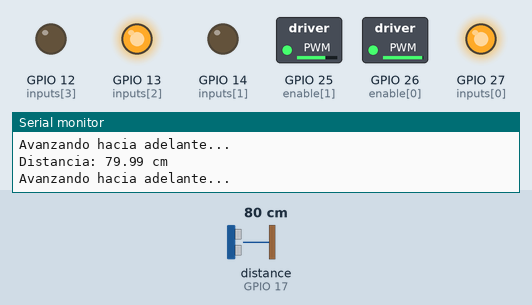
Simulated run of this sketch. Board: ESP32. Shown: switched loads named in the sketch (green lamp = pin HIGH), output pins drawn as LEDs (lit = HIGH), the last lines printed to the serial monitor. Wiring (inferred from the names in the program): ultrasonic range finder: trigger GPIO 16; echo GPIO 17. The test bench sets the inputs (shaded band); at power-on: distance to the obstacle (sensor on GPIO 17) 80 cm. The echo pulse lasts 58.3 µs per cm; pins used as bus, display or sensor lines are not drawn.

Above: at 1.2 s.
1.3 s: distance to the obstacle (sensor on GPIO 17) set to 45 cm
2.8 s: distance to the obstacle (sensor on GPIO 17) set to 37 cm
At 2.9 s:
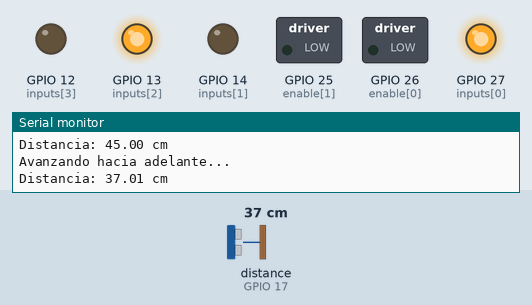
At 4.0 s:
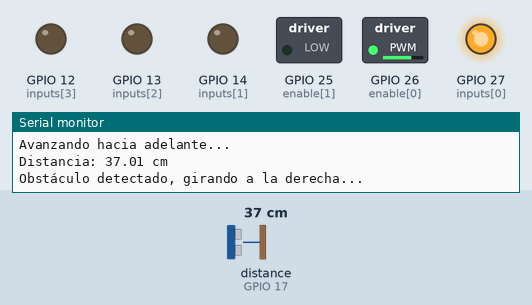
Timing chart, 0 to 5.8 s (numbered marks = the images above; inputs shaded):
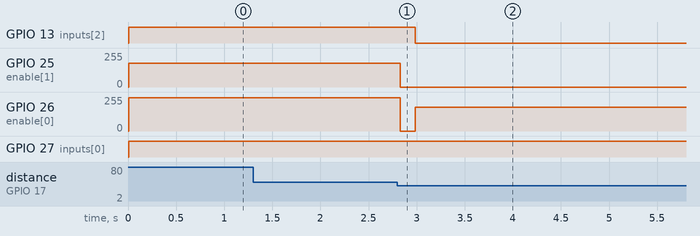

The sketch:

mi-carrito.ino
```cpp
// Definir los pines del sensor HC-SR04
const int trigPin = 16; // Pin de Trigger
const int echoPin = 17; // Pin de Echo

// Definir los pines del carro
const int enable[2] = {26, 25}; // Pines Enable A y B
const int inputs[4] = {27, 14, 13, 12}; // Pines IN1, IN2, IN3, IN4

// Matriz de movimientos: {IN1, IN2, IN3, IN4}
const int movimientos[][4] = {
{HIGH, LOW, HIGH, LOW}, // Avanzar adelante
{LOW, HIGH, LOW, HIGH}, // Avanzar atrás
{LOW, LOW, HIGH, LOW}, // Girar izquierda
{HIGH, LOW, LOW, LOW}, // Girar derecha
};

// Matriz de velocidades: {Motor A, Motor B}
const int velocidades[][2] = {
{250, 180}, // Máxima velocidad (adelante)
{200, 200}, // Media velocidad (atrás)
{0, 180}, // Izquierda
{180, 0}, // Derecha
};

// Distancia mínima para detectar un obstáculo
const int distanciaSegura = 40; // En centímetros

// Función para detener los motores
void detenerMotores(int tiempo = 0) {
for (int i = 0; i < 2; i++) analogWrite(enable[i], 0);
delay(tiempo);
}

// Función genérica para mover los motores
void moverMotores(int tipo, int velocidad) {
for (int i = 0; i < 4; i++) digitalWrite(inputs[i], movimientos[tipo][i]);
analogWrite(enable[0], velocidades[tipo][0]);
analogWrite(enable[1], velocidades[tipo][1]);
}

// Función para medir la distancia usando el sensor HC-SR04
float medirDistancia() {
digitalWrite(trigPin, LOW);
delayMicroseconds(2);
digitalWrite(trigPin, HIGH);
delayMicroseconds(10);
digitalWrite(trigPin, LOW);

long duration = pulseIn(echoPin, HIGH);
float distance = duration * 0.0343 / 2;
return distance;
}

void setup() {
Serial.begin(115200);

pinMode(trigPin, OUTPUT);
pinMode(echoPin, INPUT);

for (int i = 0; i < 2; i++) pinMode(enable[i], OUTPUT);
for (int i = 0; i < 4; i++) pinMode(inputs[i], OUTPUT);

detenerMotores();
}

void loop() {
float distancia = medirDistancia();
Serial.print("Distancia: ");
Serial.print(distancia);
Serial.println(" cm");

if (distancia > distanciaSegura) {
moverMotores(0, 200); // Avanzar adelante a máxima velocidad
Serial.println("Avanzando hacia adelante...");
} else {
// Hay un obstáculo, girar hasta que no haya más obstáculos
detenerMotores(150); // Breve pausa antes de girar
Serial.println("Obstáculo detectado, girando a la derecha...");

// Continuar girando a la derecha hasta que no haya obstáculo
while (medirDistancia() <= distanciaSegura) {
moverMotores(3, 200); // Girar a la derecha
delay(300); // Ciclo rápido de giro
}

Serial.println("Obstáculo evitado, avanzando...");
}

delay(50); // Reducir el tiempo de espera para mejorar la detección
}
```

Measured:
- the behaviour switches between 41 and 40 cm on distance to the obstacle (sensor on GPIO 17) (found by bisection; images 0 and 1)
- after the input at 2.8 s, GPIO 13 (inputs[2]): HIGH → LOW after 0.18 s; GPIO 25 (enable[1]): 180/255 → 0/255 at once; GPIO 26 (enable[0]): 250/255 → 0/255 at once, → 180/255 0.15 s later
